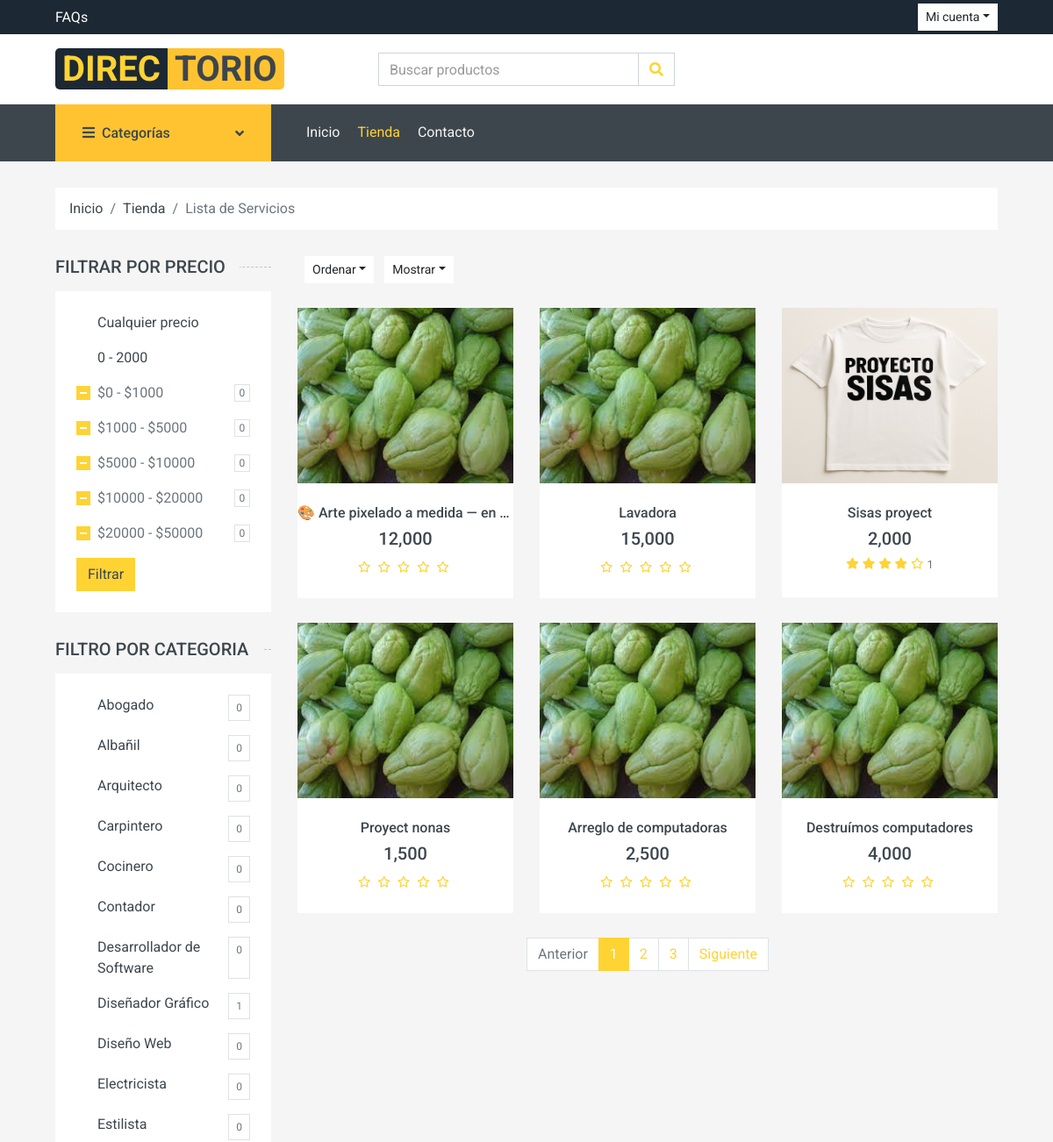
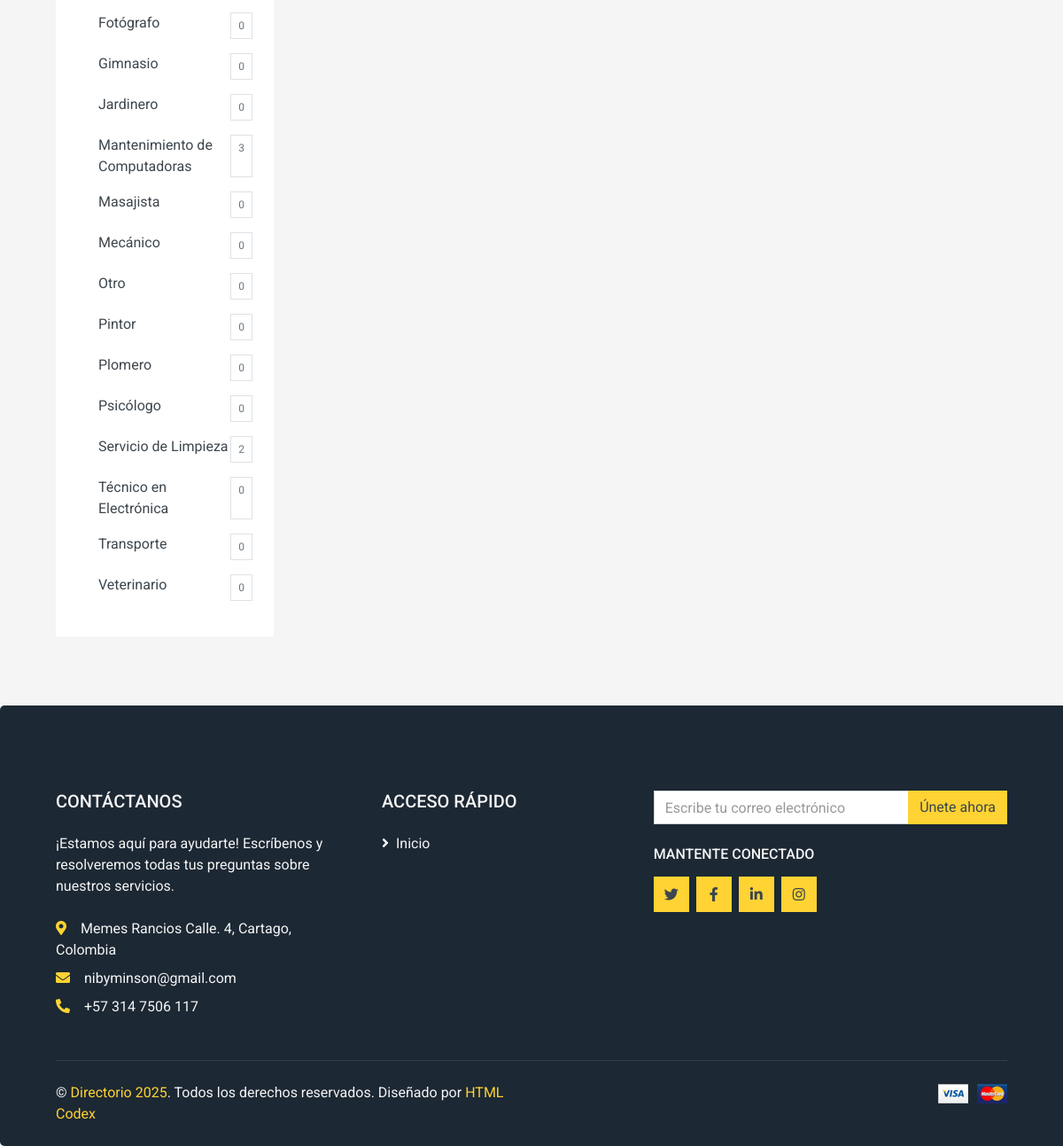
The app's page /rutas/rutas.php?page=shop with its own data (2 pictures, top to bottom).
### tables this page shows
CREATE TABLE `categoria` (
  `id_categoria` int(11) NOT NULL,
  `nombre` varchar(80) NOT NULL,
  `estado` varchar(100) NOT NULL DEFAULT 'Activo'
);

CREATE TABLE `servicio` (
  `id_servicio` int(11) NOT NULL,
  `titulo` varchar(500) DEFAULT NULL,
  `descripcion` varchar(500) DEFAULT NULL,
  `precio` decimal(10,0) NOT NULL,
  `fecha_creacion` datetime NOT NULL DEFAULT current_timestamp(),
  `usuario_id_usuario` int(11) NOT NULL,
  `categoria_id_categoria` int(11) NOT NULL,
  `estado` varchar(45) NOT NULL DEFAULT 'Activo',
  `barrio_id` int(11) NOT NULL,
  `direccion` varchar(100) DEFAULT 'No aplica'
);

### app/controladores/landingPageController.php (called while the page is built, shortened)
<?php
require_once(__DIR__ . '/../modelos/CategoryModel.php');
require_once(__DIR__ . '/../modelos/serviceModel.php');
require_once(__DIR__ . '/../modelos/reviewsModel.php');
class LandingPageController{
    private $categoryModel;
    private $serviceModel;
    private $reviewsModel;
    public function __construct(){
        $this->categoryModel = new CategoryModel;
        $this->serviceModel = new ServiceModel;
        $this->reviewsModel = new ReviewsModel;
    }
    public function ShopPage(){
        $data = $this->categoryModel->GetAllCategory();
        $services_count = [];
        $services = [];
        $filter_category = isset($_GET["category"]) ? intval($_GET["category"]) : null ;
        $min = isset($_GET["min"]) ? intval($_GET["min"]) : null ;
        $max = isset($_GET["max"]) ? intval($_GET["max"]) : null ;
        if (isset($filter_category) || (isset($min) && isset($max))) {
            if (isset($filter_category) && !isset($min) ) {
                if(!is_numeric($filter_category) || $filter_category < 1) {
                    header("Location: rutas.php?page=home");
                    die();
                }
                $services = $this->serviceModel->ServicesByCategory($filter_category);
            }else if(isset($min) && !isset($filter_category)){
                if ($min < 0 || $max <= $min) {
                    header("Location: rutas.php?page=home");
                    die();
                }
                $services = $this->serviceModel->ServicesByPrice($min,$max);
            }else{
            }
        }else {
            $services = $this->serviceModel->ShopPageServices();
        }
        $reviews = [];
        foreach ($services as $service) {
            $query = $this->reviewsModel->AllServicesReviews($service["id_servicio"]);
            $reviews[] = ["calificacion"=>$query[0]["calificacion"],"total_reviews"=>$query[0]["total_reviews"]];
        }
        foreach ($data as $category) {
            $query = $this->serviceModel->CountServiceByCategory($category["id_categoria"]);
            $services_count[] = ["service_count"=>$query[0]["service_count"]];
        }
        include_once(__DIR__ . '/../vistas/landing/shop.php');
    }
}

### app/modelos/reviewsModel.php (called while the page is built, shortened)
<?php
require_once(__DIR__ . '/../../configuracion/mysql.php');
class ReviewsModel extends Mysql{
    private $conn;
    public function __construct(){
        $mysql = new Mysql();
        $this->conn = $mysql->conect();
    }
    public function AllServicesReviews($service_id){
        $query = "SELECT AVG(reviews.calificacion) as calificacion, COUNT(*) as total_reviews
        FROM reviews
        WHERE reviews.servicio_id = ?
        ";
        $preparedStmt = $this->conn->prepare($query);
        $preparedStmt->execute([$service_id]);
        $data = $preparedStmt->fetchAll(PDO::FETCH_ASSOC);
        return $data;
    }
}

### configuracion/mysql.php (called while the page is built)
<?php
class Mysql{
    public $conect;
    private $DB_HOST = 'localhost';
    private $DB_NAME = 'directorio';
    private $DB_PORT = '3306';
    private $DB_USERNAME = 'root';
    private $DB_PASSWORD = '';
    private $DB_CHARSET = 'utf8mb4';
    public function __construct(){
        $connectionString = "mysql:host=".$this->DB_HOST. ";dbname=".$this->DB_NAME.";port=".$this->DB_PORT.";charset=".$this->DB_CHARSET;
        try{
            $this->conect = new PDO($connectionString, $this->DB_USERNAME, $this->DB_PASSWORD);
            $this->conect->setAttribute(PDO::ATTR_ERRMODE, PDO::ERRMODE_EXCEPTION);
        }catch(PDOException $e){
            echo "CONNECTION ERROR: " . $e->getMessage();
        }
    }
    public function conect(){
        return $this->conect;
    }
}

### app/modelos/serviceModel.php (called while the page is built, shortened)
<?php
require_once(__DIR__ . '/../../configuracion/mysql.php');
class ServiceModel extends Mysql {
    private $connection;
    public function __construct(){
        $mysql = new Mysql();
        $this->connection = $mysql->conect();
    }
    public function ShopPageServices(){
        $query = "SELECT s.id_servicio, s.titulo, s.precio,
        servicio_imagenes.imagen_ref as imagen_servicio
        FROM servicio s
        LEFT JOIN servicio_imagenes on servicio_imagenes.servicio_id = s.id_servicio
        GROUP BY s.id_servicio";
        $preparedStmt = $this->connection->prepare($query);
        $preparedStmt->execute();
        $services = $preparedStmt->fetchAll(PDO::FETCH_ASSOC);
        return $services;
    }
    public function CountServiceByCategory($category_id){
        $query = "SELECT COUNT(s.categoria_id_categoria) AS service_count
        FROM servicio s
        WHERE s.categoria_id_categoria = ?";
        $preparedStmt = $this->connection->prepare($query);
        $preparedStmt->execute([$category_id]);
        $info = $preparedStmt->fetchAll(PDO::FETCH_ASSOC);
        return $info;
    }
}

### app/modelos/categoryModel.php (called while the page is built, shortened)
<?php
require_once(__DIR__ . '/../../configuracion/mysql.php');
class CategoryModel extends Mysql{
    private $connection;
    public function __construct(){
        $mysql = new Mysql();
        $this->connection = $mysql->conect();
    }
    public function GetAllCategory(){
        $query = "SELECT * FROM categoria ORDER BY nombre ASC";
        $preparedStmt = $this->connection->prepare($query);
        $preparedStmt->execute();
        $data = $preparedStmt->fetchAll(PDO::FETCH_ASSOC);
        return $data;
    }
}

### app/vistas/landing/shop.php (the view, shortened to what this page needs)
<?php
include_once RUTA_BASE . '/app/vistas/landing/plantilla/header.php';
?>
<body>
    <div class="container-fluid">
        <div class="row px-xl-5">
            <div class="col-12">
                <nav class="breadcrumb bg-light mb-30">
                    <a class="breadcrumb-item text-dark" href="<?= URL_BASE ?>/rutas/rutas.php?page=home">Inicio</a>
                    <a class="breadcrumb-item text-dark" href="<?= URL_BASE ?>/rutas/rutas.php?page=shop">Tienda</a>
                    <span class="breadcrumb-item active">Lista de Servicios</span>
                </nav>
            </div>
        </div>
    </div>
    <div class="container-fluid">
        <div class="row px-xl-5">
            <div class="col-lg-3 col-md-4">
                    <h5 class="section-title position-relative text-uppercase mb-3"><span class="bg-secondary pr-3">Filtrar por precio</span></h5>
                    <div class="bg-light p-4 mb-30">
                        <form action="rutas.php">
                                <div class="custom-control d-flex align-items-center justify-content-between mb-3">
                                    <a href="rutas.php?page=shop"
                                    class="text-dark">
                                        Cualquier precio
                                    </a>
                                </div>
                                <div class="custom-control d-flex align-items-center justify-content-between mb-3">
                                    <a href="rutas.php?page=shop&min0&max=2000"
                                    class="text-dark">
                                        0 - 2000
                                    </a>
                                </div>
                                <div class="custom-control custom-checkbox d-flex align-items-center justify-content-between mb-3">
                                    <label class="custom-control-label" for="price-1">$0 - $1000</label>
                                    <span class="badge border font-weight-normal">0</span>
                                </div>
                                <div class="custom-control custom-checkbox d-flex align-items-center justify-content-between mb-3">
                                    <label class="custom-control-label" for="price-2">$1000 - $5000</label>
                                    <span class="badge border font-weight-normal">0</span>
                                </div>
                                <div class="custom-control custom-checkbox d-flex align-items-center justify-content-between mb-3">
                                    <label class="custom-control-label" for="price-3">$5000 - $10000</label>
                                    <span class="badge border font-weight-normal">0</span>
                                </div>
                                <div class="custom-control custom-checkbox d-flex align-items-center justify-content-between mb-3">
                                    <label class="custom-control-label" for="price-4">$10000 - $20000</label>
                                    <span class="badge border font-weight-normal">0</span>
                                </div>
                                <div class="custom-control custom-checkbox d-flex align-items-center justify-content-between">
                                    <label class="custom-control-label" for="price-5">$20000 - $50000</label>
                                    <span class="badge border font-weight-normal">0</span>
                                </div>
                                <button class="btn btn-primary mt-3">Filtrar</button>
                        </form>
                    </div>
                    <h5 class="section-title position-relative text-uppercase mb-3"><span class="bg-secondary pr-3">Filtro por categoria</span></h5>
                    <div class="bg-light p-4 mb-30">
                        <?php foreach ($data as $index => $category) : ?>
                        <div class="custom-control mb-3 d-flex justify-content-between">
                            <a href="rutas.php?page=shop&category=<?= $category["id_categoria"]?>"
                            class="text-dark">
                                <?= $category["nombre"] ?>
                            </a>
                            <span class="badge border font-weight-normal p-2">
                                <?php echo $services_count[$index]["service_count"] ?>
                            </span>
                        </div>
                        <?php endforeach ?>
                    </div>
            </div>
            <main class="col-lg-9 col-md-8">
                <div class="row pb-3">
                    <div class="col-12 pb-1">
                        <div class="d-flex align-items-center justify-content-between mb-4">
                            <div class="ml-2">
                                <div class="btn-group">
                                    <button type="button" class="btn btn-sm btn-light dropdown-toggle" data-toggle="dropdown">Ordenar</button>
                                </div>
                                <div class="btn-group ml-2">
                                    <button type="button" class="btn btn-sm btn-light dropdown-toggle" data-toggle="dropdown">Mostrar</button>
                                </div>
                            </div>
                        </div>
                    </div>
                    <?php if (count($services) > 0) : ?>
                        <?php foreach($services as $index => $service) : ?>
                            <div class="col-lg-4 col-md-6 col-sm-6 pb-1">
                                <div class="product-item bg-light mb-4">
                                    <div class="product-img position-relative overflow-hidden" style="height: 200px;">
                                        <img class="img-fluid w-100 h-100 object-fit-cover" src="<?= URL_BASE ?>/publico/img/servicios/<?= $service["imagen_servicio"] ?>" alt="Imagen del servicio">
                                        <div class="product-action">
                                        </div>
                                    </div>
                                    <div class="text-center py-4">
                                        <a class="h6 text-decoration-none text-truncate d-block"           style="max-width: 100%;"
                                        href="<?php URL_BASE ?>?page=service&id=<?php echo $service["id_servicio"] ?>"
                                        title="<?php echo htmlspecialchars($service['titulo']); ?>">
                                            <?php echo htmlspecialchars($service['titulo']); ?>
                                        </a>
                                        <div class="d-flex align-items-center justify-content-center mt-2">
                                            <h5><?= number_format($service["precio"]) ?></h5>
                                        </div>
                                        <?php if($reviews[$index]["total_reviews"] > 0) : ?>
                                            <div class="d-flex align-items-center justify-content-center mb-1">
                                                <?php for ($i=0; $i < round($reviews[$index]["calificacion"]); $i++) : ?>
                                                    <small class="fa fa-star text-primary mr-1"></small>
                                                <?php endfor ?>
                                                <?php if($reviews[$index]["calificacion"] < 5) : ?>
                                                    <?php for($i = 0;$i < (5 - round($reviews[$index]["calificacion"]));$i++) : ?>
                                                        <small class="fa-regular fa-star text-primary mr-1"></small>
                                                    <?php endfor ?>
                                                <?php endif ?>
                                                <small><?= $reviews[$index]["total_reviews"] ?></small>
                                            </div>
                                        <?php else : ?>
                                            <small class="fa-regular fa-star text-primary mr-1"></small>
                                            <small class="fa-regular fa-star text-primary mr-1"></small>
                                            <small class="fa-regular fa-star text-primary mr-1"></small>
                                            <small class="fa-regular fa-star text-primary mr-1"></small>
                                            <small class="fa-regular fa-star text-primary mr-1"></small>
                                        <?php endif ?>
                                    </div>
                                </div>
                            </div>
                        <?php endforeach ?>
                    <?php else : ?>
                        <div class="card w-100 p-3">
                            <p class="text-center text-black h3">No hay servicios...</p>
                        </div>
                    <?php endif ?>
                    <?php if (count($services) > 0) : ?>
                        <div class="col-12">
                            <nav>
                            <ul class="pagination justify-content-center">
                                <li class="page-item disabled"><a class="page-link" href="#">Anterior</span></a></li>
                                <li class="page-item active"><a class="page-link" href="#">1</a></li>
                                <li class="page-item"><a class="page-link" href="#">2</a></li>
                                <li class="page-item"><a class="page-link" href="#">3</a></li>
                                <li class="page-item"><a class="page-link" href="#">Siguiente</a></li>
                            </ul>
                            </nav>
                        </div>
                    <?php endif ?>
                </div>
            </main>
        </div>
    </div>
<?php include_once RUTA_BASE . '/app/vistas/landing/plantilla/footer.php'; ?>

### records on screen
categoria: nombre "Abogado", service_count "0"
categoria: nombre "Albañil", service_count "0"
categoria: nombre "Arquitecto", service_count "0"
categoria: nombre "Carpintero", service_count "0"
categoria: nombre "Cocinero", service_count "0"
categoria: nombre "Contador", service_count "0"
categoria: nombre "Desarrollador de Software", service_count "0"
categoria: nombre "Diseñador Gráfico", service_count "1"
categoria: nombre "Diseño Web", service_count "0"
categoria: nombre "Electricista", service_count "0"
categoria: nombre "Estilista", service_count "0"
categoria: nombre "Fotógrafo", service_count "0"
categoria: nombre "Gimnasio", service_count "0"
categoria: nombre "Jardinero", service_count "0"
categoria: nombre "Mantenimiento de Computadoras", service_count "3"
categoria: nombre "Masajista", service_count "0"
categoria: nombre "Mecánico", service_count "0"
categoria: nombre "Otro", service_count "0"
categoria: nombre "Pintor", service_count "0"
categoria: nombre "Plomero", service_count "0"
categoria: nombre "Psicólogo", service_count "0"
categoria: nombre "Servicio de Limpieza", service_count "2"
categoria: nombre "Técnico en Electrónica", service_count "0"
categoria: nombre "Transporte", service_count "0"
categoria: nombre "Veterinario", service_count "0"
servicio: titulo "🎨 Arte pixelado a medida — en…", precio "12,000"
servicio: titulo "Lavadora", precio "15,000"
servicio: shows a picture, titulo "Sisas proyect", precio "2,000", total_reviews "1"
servicio: titulo "Proyect nonas", precio "1,500"
servicio: titulo "Arreglo de computadoras", precio "2,500"
servicio: titulo "Destruímos computadores", precio "4,000"
